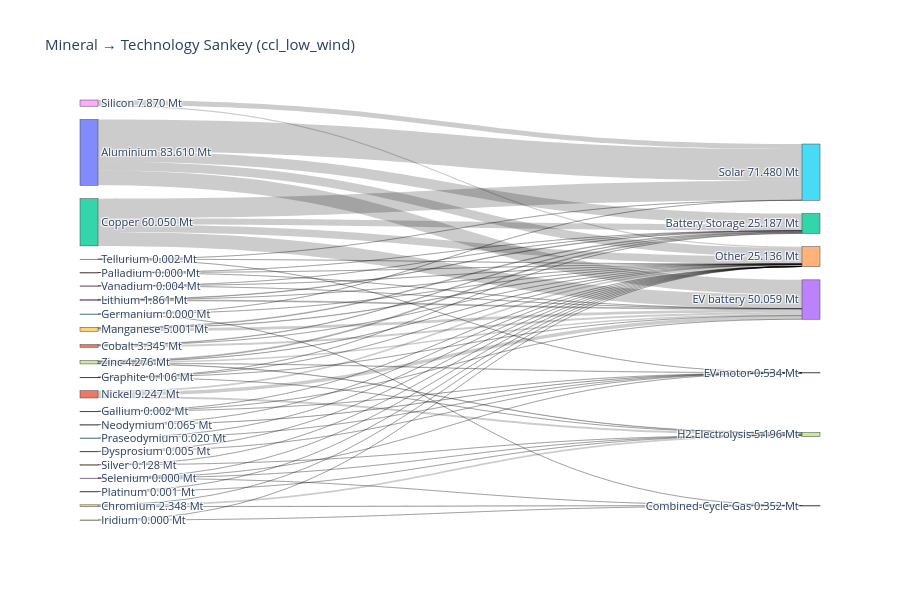

The code cell stored with this chart in its notebook:
### Code cell
network_key = sample_low_wind
df_merged, totals_Mt = compute_mineral_usage(network_key, n, all_minerals, "Market share current", mineral_intensities, tech_scenarios)

# assuming `criticality` DataFrame exists and includes
# "GeoPolRisk Characterization Factor [eq. Kg-Cu/Kg]" and a mineral name column
plot_mineral_to_tech_sankey(
    df_merged,
    all_minerals,
    tech_col=None,
    network_name=network_key,
    mode='mass',
    # criticality_df=criticality,
    criticality_min_col=None,   # or the actual mineral name column in your `criticality` DF
    criticality_score_col="GeoPolRisk Characterization Factor [eq. Kg-Cu/Kg]",
    fmt_decimals=3
)

### Figure 1 — Plotly figure (JSON) as saved in the notebook; plotly's stock layout.template omitted (floating-point values rounded to 4 significant figures)
{"data": [{"link": {"customdata": ["Aluminium → Battery Storage: 13.476 Mt", "Aluminium → EV battery: 18.727 Mt", "Aluminium → Other: 11.223 Mt", "Aluminium → Solar: 40.185 Mt", "Chromium → Combined-Cycle Gas: 0.352 Mt", "Chromium → H2 Electrolysis: 1.963 Mt", "Chromium → Other: 0.034 Mt", "Cobalt → Battery Storage: 0.640 Mt", "Cobalt → EV battery: 2.690 Mt", "Cobalt → Other: 0.015 Mt", "Copper → Battery Storage: 8.165 Mt", "Copper → EV battery: 17.765 Mt", "Copper → Other: 9.340 Mt", "Copper → Solar: 24.781 Mt", "Dysprosium → EV motor: 0.005 Mt", "Dysprosium → Other: 0.000 Mt", "Gallium → EV battery: 0.000 Mt", "Gallium → EV motor: 0.002 Mt", "Gallium → Other: 0.000 Mt", "Germanium → Combined-Cycle Gas: 0.000 Mt", "Germanium → Other: 0.000 Mt", "Germanium → Solar: 0.000 Mt", "Graphite → Battery Storage: 0.024 Mt", "Graphite → EV battery: 0.038 Mt", "Graphite → H2 Electrolysis: 0.034 Mt", "Graphite → Other: 0.010 Mt", "Iridium → Combined-Cycle Gas: 0.000 Mt", "Iridium → Other: 0.000 Mt", "Lithium → Battery Storage: 0.677 Mt", "Lithium → EV battery: 1.183 Mt", "Lithium → Other: 0.000 Mt", "Manganese → Battery Storage: 0.953 Mt", "Manganese → EV battery: 3.352 Mt", "Manganese → Other: 0.696 Mt", "Neodymium → EV motor: 0.060 Mt", "Neodymium → Other: 0.006 Mt", "Nickel → EV battery: 4.522 Mt", "Nickel → H2 Electrolysis: 2.589 Mt", "Nickel → Other: 2.136 Mt", "Palladium → Battery Storage: 0.000 Mt", "Palladium → EV battery: 0.000 Mt", "Palladium → Other: 0.000 Mt", "Platinum → H2 Electrolysis: 0.001 Mt", "Platinum → Other: 0.000 Mt", "Praseodymium → EV motor: 0.018 Mt", "Praseodymium → Other: 0.002 Mt", "Selenium → Combined-Cycle Gas: 0.000 Mt", "Selenium → EV motor: 0.000 Mt", "Selenium → H2 Electrolysis: 0.000 Mt", "Selenium → Other: 0.000 Mt", "Silicon → Other: 1.358 Mt", "Silicon → Solar: 6.512 Mt", "Silver → H2 Electrolysis: 0.104 Mt", "Silver → Other: 0.024 Mt", "Tellurium → EV motor: 0.000 Mt", "Tellurium → Other: 0.000 Mt", "Tellurium → Solar: 0.002 Mt", "Vanadium → Battery Storage: 0.001 Mt", "Vanadium → EV battery: 0.002 Mt", "Vanadium → Other: 0.000 Mt", "Zinc → Battery Storage: 1.250 Mt", "Zinc → EV battery: 1.781 Mt", "Zinc → EV motor: 0.449 Mt", "Zinc → H2 Electrolysis: 0.506 Mt", "Zinc → Other: 0.291 Mt"], "hovertemplate": "%{customdata}<extra></extra>", "source": [0, 0, 0, 0, 19, 19, 19, 1, 1, 1, 2, 2, 2, 2, 3, 3, 4, 4, 4, 5, 5, 5, 6, 6, 6, 6, 7, 7, 8, 8, 8, 9, 9, 9, 10, 10, 11, 11, 11, 21, 21, 21, 20, 20, 12, 12, 13, 13, 13, 13, 18, 18, 14, 14, 15, 15, 15, 16, 16, 16, 17, 17, 17, 17, 17], "target": [22, 23, 24, 25, 26, 27, 24, 22, 23, 24, 22, 23, 24, 25, 28, 24, 23, 28, 24, 26, 24, 25, 22, 23, 27, 24, 26, 24, 22, 23, 24, 22, 23, 24, 28, 24, 23, 27, 24, 22, 23, 24, 27, 24, 28, 24, 26, 28, 27, 24, 24, 25, 27, 24, 28, 24, 25, 22, 23, 24, 22, 23, 28, 27, 24], "value": [13.48, 18.73, 11.22, 40.18, 0.3516, 1.963, 0.03359, 0.6405, 2.69, 0.01497, 8.165, 17.76, 9.34, 24.78, 0.004847, 3.165e-05, 0.0002182, 0.001735, 0.0001944, 8.839e-05, 2.49e-05, 0.0002057, 0.02396, 0.03798, 0.03434, 0.01003, 6.366e-06, 2.866e-08, 0.6773, 1.183, 0.0004834, 0.9528, 3.352, 0.696, 0.05969, 0.005775, 4.522, 2.589, 2.136, 7.067e-05, 9.559e-05, 9.232e-06, 0.0005507, 1.299e-05, 0.01817, 0.001746, 0.0001373, 7.722e-05, 5.174e-05, 5.21e-05, 1.358, 6.512, 0.1039, 0.0243, 0.0004675, 0.0002166, 0.00181, 0.001398, 0.002124, 0.0004563, 1.25, 1.781, 0.4491, 0.5055, 0.2906]}, "node": {"customdata": [83.61, 3.345, 60.05, 0.004879, 0.002148, 0.0003189, 0.1063, 6.394e-06, 1.861, 5.001, 0.06547, 9.247, 0.01992, 0.0003183, 0.1282, 0.002494, 0.003978, 4.276, 7.87, 2.348, 0.0005637, 0.0001755, 25.19, 50.06, 25.14, 71.48, 0.3519, 5.196, 0.5341], "hovertemplate": "%{label}<br>Total: %{customdata:.3f}<extra></extra>", "label": ["Aluminium\n83.610 Mt", "Cobalt\n3.345 Mt", "Copper\n60.050 Mt", "Dysprosium\n0.005 Mt", "Gallium\n0.002 Mt", "Germanium\n0.000 Mt", "Graphite\n0.106 Mt", "Iridium\n0.000 Mt", "Lithium\n1.861 Mt", "Manganese\n5.001 Mt", "Neodymium\n0.065 Mt", "Nickel\n9.247 Mt", "Praseodymium\n0.020 Mt", "Selenium\n0.000 Mt", "Silver\n0.128 Mt", "Tellurium\n0.002 Mt", "Vanadium\n0.004 Mt", "Zinc\n4.276 Mt", "Silicon\n7.870 Mt", "Chromium\n2.348 Mt", "Platinum\n0.001 Mt", "Palladium\n0.000 Mt", "Battery Storage\n25.187 Mt", "EV battery\n50.059 Mt", "Other\n25.136 Mt", "Solar\n71.480 Mt", "Combined-Cycle Gas\n0.352 Mt", "H2 Electrolysis\n5.196 Mt", "EV motor\n0.534 Mt"], "pad": 15, "thickness": 18}, "type": "sankey"}], "layout": {"font": {"size": 11}, "height": 600, "title": {"text": "Mineral → Technology Sankey (ccl_low_wind)"}, "width": 900}}
